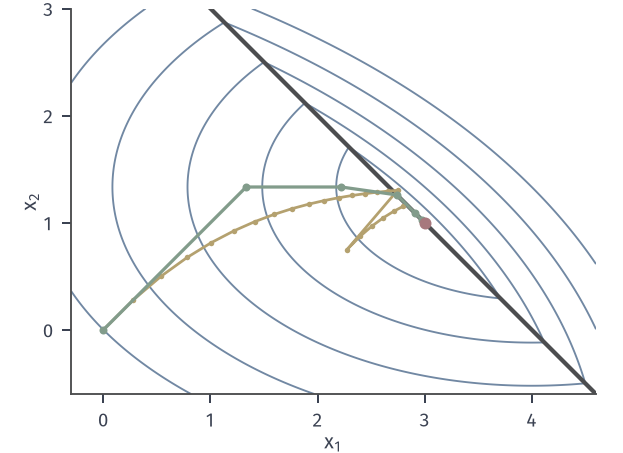

Python code for this plot:
from pathlib import Path
import sys
ROOT = next(p for p in Path(__file__).resolve().parents if (p/'build.sh').is_file() and (p/'tex/book.tex').is_file())
sys.path.insert(0, str(ROOT/'figures/00-shared/mathematical-preliminaries-upper/00-shared/comprehension-figures'))
from support import figure, save, BLUE, GREEN, YELLOW, RED, PURPLE, INK, MUTED, GRID, BLUE_FILL, GREEN_FILL, YELLOW_FILL, RED_FILL, PURPLE_FILL
import numpy as np
HERE = Path(__file__).resolve().parent
STROKE = '#4C4D4F'
def panel(fig, left, right, top, bottom, wspace=.25, hspace=.2):
    fig.set_layout_engine(None)
    fig.subplots_adjust(left=left, right=right, top=top, bottom=bottom, wspace=wspace, hspace=hspace)
def tag(fig, ax, s, y=.03):
    p = ax.get_position(); fig.text((p.x0+p.x1)/2, y, s, ha='center', va='bottom')
def opt(ax, x, y, ms=4.8, z=7): ax.plot([x],[y],'o',ms=ms,color=RED,mew=0,zorder=z)
def it(ax, x, y, ms=4.2, z=6, c=GREEN): ax.plot([x],[y],'o',ms=ms,color=c,mew=0,zorder=z)
def bare(ax): ax.set_aspect('equal'); 
# Running example: f(x)=x1^2/2+3x2^2/2, h(x)=x1+x2-4, x*=(3,1), nu*=-3.
G = np.diag([1.,3.]); A1 = np.ones(2)
def fq(X,Y): return .5*X**2+1.5*Y**2
def line(ax,lo=-2,hi=7):
    t=np.array([lo,hi]); ax.plot(t,4-t,color=STROKE,lw=1.7,solid_capstyle='butt',zorder=3)

fig,ax=figure(width_mm=88,height_mm=64)
panel(fig,.09,.98,.98,.13)
X,Y=np.meshgrid(np.linspace(-.3,4.6,700),np.linspace(-.6,3,700))
rho=4.
E=fq(X,Y)+rho*abs(X+Y-4)
ax.contour(X,Y,E,levels=[7,8.5,10.5,13,16],colors=BLUE,linewidths=.75)
line(ax)
# proximal gradient, step 1/3, closed form prox
x=np.zeros(2);P=[x];tau=rho/3
for _ in range(12):
    v=x-np.array([x[0],3*x[1]])/3
    x=v-np.clip((v.sum()-4)/2,-tau,tau)*A1;P.append(x)
P=np.array(P)
# subgradient method, step 0.12 constant
y=np.zeros(2);S=[y]
for _ in range(22):
    sg=np.array([y[0],3*y[1]])+rho*np.sign(y.sum()-4)*A1
    y=y-.07*sg;S.append(y)
S=np.array(S)
ax.plot(S[:,0],S[:,1],'-',color=YELLOW,lw=1.1,marker='o',ms=2.2,mew=0,zorder=4)
ax.plot(P[:,0],P[:,1],'-',color=GREEN,lw=1.3,marker='o',ms=3.2,mew=0,zorder=6)
opt(ax,3,1,z=8)
ax.set_xlim(-.3,4.6);ax.set_ylim(-.6,3);ax.set_aspect('equal');ax.set_xticks([0,1,2,3,4]);ax.set_yticks([0,1,2,3]);ax.set_xlabel('$x_1$',labelpad=1);ax.set_ylabel('$x_2$',labelpad=1)
save(fig,HERE,'figure',{'E':'f+4|x1+x2-4|','prox_grad':P[:4].tolist(),'subgrad_step':.07})
